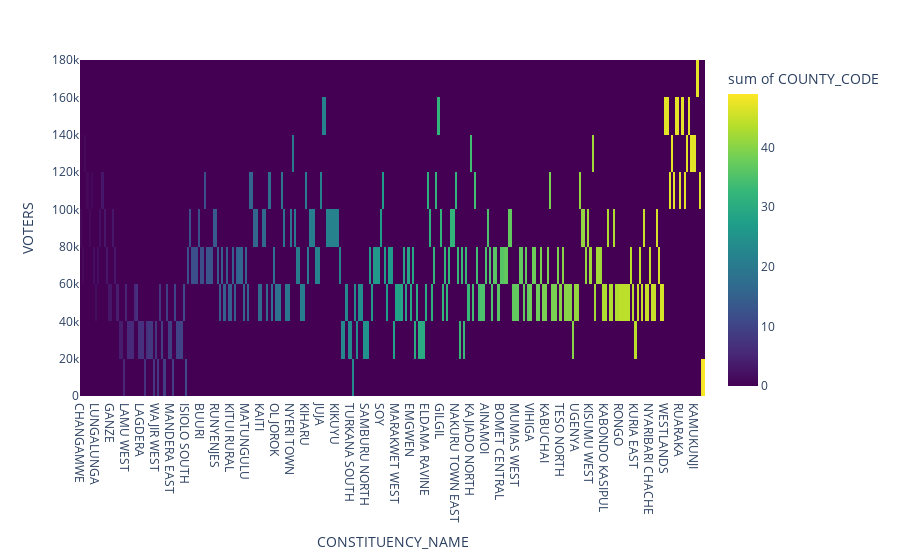

The notebook cell saved with this chart:
### Code cell
px.density_heatmap(voters, y='VOTERS', x='CONSTITUENCY_NAME', z='COUNTY_CODE', color_continuous_scale='viridis')

### Figure 1 — Plotly figure (JSON) as saved in the notebook; plotly's stock layout.template omitted (floating-point values rounded to 4 significant figures; data arrays with more than 128 entries replaced by an {"elided": "..."} marker saying what was removed)
{"data": [{"coloraxis": "coloraxis", "histfunc": "sum", "hovertemplate": "CONSTITUENCY_NAME=%{x}<br>VOTERS=%{y}<br>sum of COUNTY_CODE=%{z}<extra></extra>", "name": "", "type": "histogram2d", "x": {"elided": "292 str values"}, "xaxis": "x", "xbingroup": "x", "y": {"elided": "292 int values"}, "yaxis": "y", "ybingroup": "y", "z": {"elided": "292 int values"}}], "layout": {"coloraxis": {"colorbar": {"title": {"text": "sum of COUNTY_CODE"}}, "colorscale": [[0, "#440154"], [0.1111, "#482878"], [0.2222, "#3e4989"], [0.3333, "#31688e"], [0.4444, "#26828e"], [0.5556, "#1f9e89"], [0.6667, "#35b779"], [0.7778, "#6ece58"], [0.8889, "#b5de2b"], [1, "#fde725"]]}, "legend": {"tracegroupgap": 0}, "margin": {"t": 60}, "xaxis": {"anchor": "y", "domain": [0, 1], "title": {"text": "CONSTITUENCY_NAME"}}, "yaxis": {"anchor": "x", "domain": [0, 1], "title": {"text": "VOTERS"}}}}
